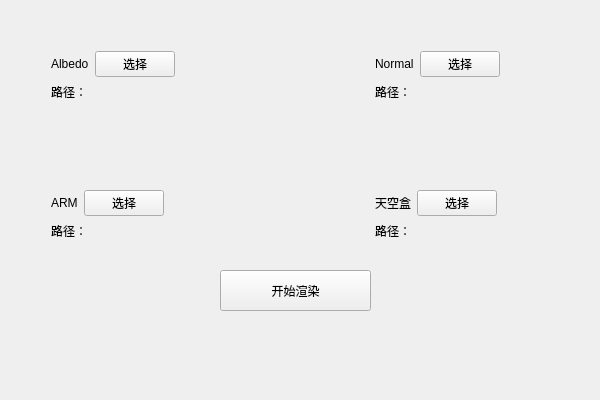
<?xml version="1.0" encoding="UTF-8"?>
<ui version="4.0">
 <class>PBRSettingClass</class>
 <widget class="QWidget" name="PBRSettingClass">
  <property name="geometry">
   <rect>
    <x>0</x>
    <y>0</y>
    <width>600</width>
    <height>400</height>
   </rect>
  </property>
  <property name="windowTitle">
   <string>PBRSetting</string>
  </property>
  <widget class="QPushButton" name="start_render">
   <property name="geometry">
    <rect>
     <x>220</x>
     <y>270</y>
     <width>151</width>
     <height>41</height>
    </rect>
   </property>
   <property name="text">
    <string>开始渲染</string>
   </property>
  </widget>
  <widget class="QWidget" name="layoutWidget">
   <property name="geometry">
    <rect>
     <x>40</x>
     <y>40</y>
     <width>511</width>
     <height>211</height>
    </rect>
   </property>
   <layout class="QGridLayout" name="gridLayout">
    <item row="2" column="0">
     <layout class="QVBoxLayout" name="ARM">
      <item>
       <layout class="QHBoxLayout" name="horizontalLayout_3">
        <item>
         <widget class="QLabel" name="label_3">
          <property name="text">
           <string>ARM</string>
          </property>
         </widget>
        </item>
        <item>
         <widget class="QPushButton" name="select_ARM">
          <property name="text">
           <string>选择</string>
          </property>
         </widget>
        </item>
        <item>
         <spacer name="horizontalSpacer_3">
          <property name="orientation">
           <enum>Qt::Orientation::Horizontal</enum>
          </property>
          <property name="sizeHint" stdset="0">
           <size>
            <width>40</width>
            <height>20</height>
           </size>
          </property>
         </spacer>
        </item>
       </layout>
      </item>
      <item>
       <widget class="QLabel" name="ARM_path">
        <property name="text">
         <string>路径：</string>
        </property>
        <property name="scaledContents">
         <bool>true</bool>
        </property>
       </widget>
      </item>
     </layout>
    </item>
    <item row="0" column="1">
     <spacer name="horizontalSpacer_5">
      <property name="orientation">
       <enum>Qt::Orientation::Horizontal</enum>
      </property>
      <property name="sizeHint" stdset="0">
       <size>
        <width>40</width>
        <height>20</height>
       </size>
      </property>
     </spacer>
    </item>
    <item row="2" column="1">
     <spacer name="horizontalSpacer_6">
      <property name="orientation">
       <enum>Qt::Orientation::Horizontal</enum>
      </property>
      <property name="sizeHint" stdset="0">
       <size>
        <width>40</width>
        <height>20</height>
       </size>
      </property>
     </spacer>
    </item>
    <item row="1" column="0">
     <spacer name="verticalSpacer">
      <property name="orientation">
       <enum>Qt::Orientation::Vertical</enum>
      </property>
      <property name="sizeHint" stdset="0">
       <size>
        <width>20</width>
        <height>40</height>
       </size>
      </property>
     </spacer>
    </item>
    <item row="2" column="2">
     <layout class="QVBoxLayout" name="skybox">
      <item>
       <layout class="QHBoxLayout" name="horizontalLayout_4">
        <item>
         <widget class="QLabel" name="label_4">
          <property name="text">
           <string>天空盒</string>
          </property>
         </widget>
        </item>
        <item>
         <widget class="QPushButton" name="select_skybox">
          <property name="text">
           <string>选择</string>
          </property>
         </widget>
        </item>
        <item>
         <spacer name="horizontalSpacer_4">
          <property name="orientation">
           <enum>Qt::Orientation::Horizontal</enum>
          </property>
          <property name="sizeHint" stdset="0">
           <size>
            <width>40</width>
            <height>20</height>
           </size>
          </property>
         </spacer>
        </item>
       </layout>
      </item>
      <item>
       <widget class="QLabel" name="skybox_path">
        <property name="text">
         <string>路径：</string>
        </property>
        <property name="scaledContents">
         <bool>true</bool>
        </property>
       </widget>
      </item>
     </layout>
    </item>
    <item row="1" column="2">
     <spacer name="verticalSpacer_2">
      <property name="orientation">
       <enum>Qt::Orientation::Vertical</enum>
      </property>
      <property name="sizeHint" stdset="0">
       <size>
        <width>20</width>
        <height>40</height>
       </size>
      </property>
     </spacer>
    </item>
    <item row="0" column="0">
     <layout class="QVBoxLayout" name="Albedo">
      <item>
       <layout class="QHBoxLayout" name="horizontalLayout">
        <item>
         <widget class="QLabel" name="label">
          <property name="text">
           <string>Albedo</string>
          </property>
         </widget>
        </item>
        <item>
         <widget class="QPushButton" name="select_Albedo">
          <property name="text">
           <string>选择</string>
          </property>
         </widget>
        </item>
        <item>
         <spacer name="horizontalSpacer">
          <property name="orientation">
           <enum>Qt::Orientation::Horizontal</enum>
          </property>
          <property name="sizeHint" stdset="0">
           <size>
            <width>40</width>
            <height>20</height>
           </size>
          </property>
         </spacer>
        </item>
       </layout>
      </item>
      <item>
       <widget class="QLabel" name="Albedo_path">
        <property name="text">
         <string>路径：</string>
        </property>
        <property name="scaledContents">
         <bool>true</bool>
        </property>
       </widget>
      </item>
     </layout>
    </item>
    <item row="0" column="2">
     <layout class="QVBoxLayout" name="Normal">
      <item>
       <layout class="QHBoxLayout" name="horizontalLayout_2">
        <item>
         <widget class="QLabel" name="label_2">
          <property name="text">
           <string>Normal</string>
          </property>
         </widget>
        </item>
        <item>
         <widget class="QPushButton" name="select_Normal">
          <property name="text">
           <string>选择</string>
          </property>
         </widget>
        </item>
        <item>
         <spacer name="horizontalSpacer_2">
          <property name="orientation">
           <enum>Qt::Orientation::Horizontal</enum>
          </property>
          <property name="sizeHint" stdset="0">
           <size>
            <width>40</width>
            <height>20</height>
           </size>
          </property>
         </spacer>
        </item>
       </layout>
      </item>
      <item>
       <widget class="QLabel" name="Normal_path">
        <property name="text">
         <string>路径：</string>
        </property>
        <property name="scaledContents">
         <bool>true</bool>
        </property>
       </widget>
      </item>
     </layout>
    </item>
   </layout>
  </widget>
 </widget>
 <layoutdefault spacing="6" margin="11"/>
 <resources/>
 <connections/>
</ui>
